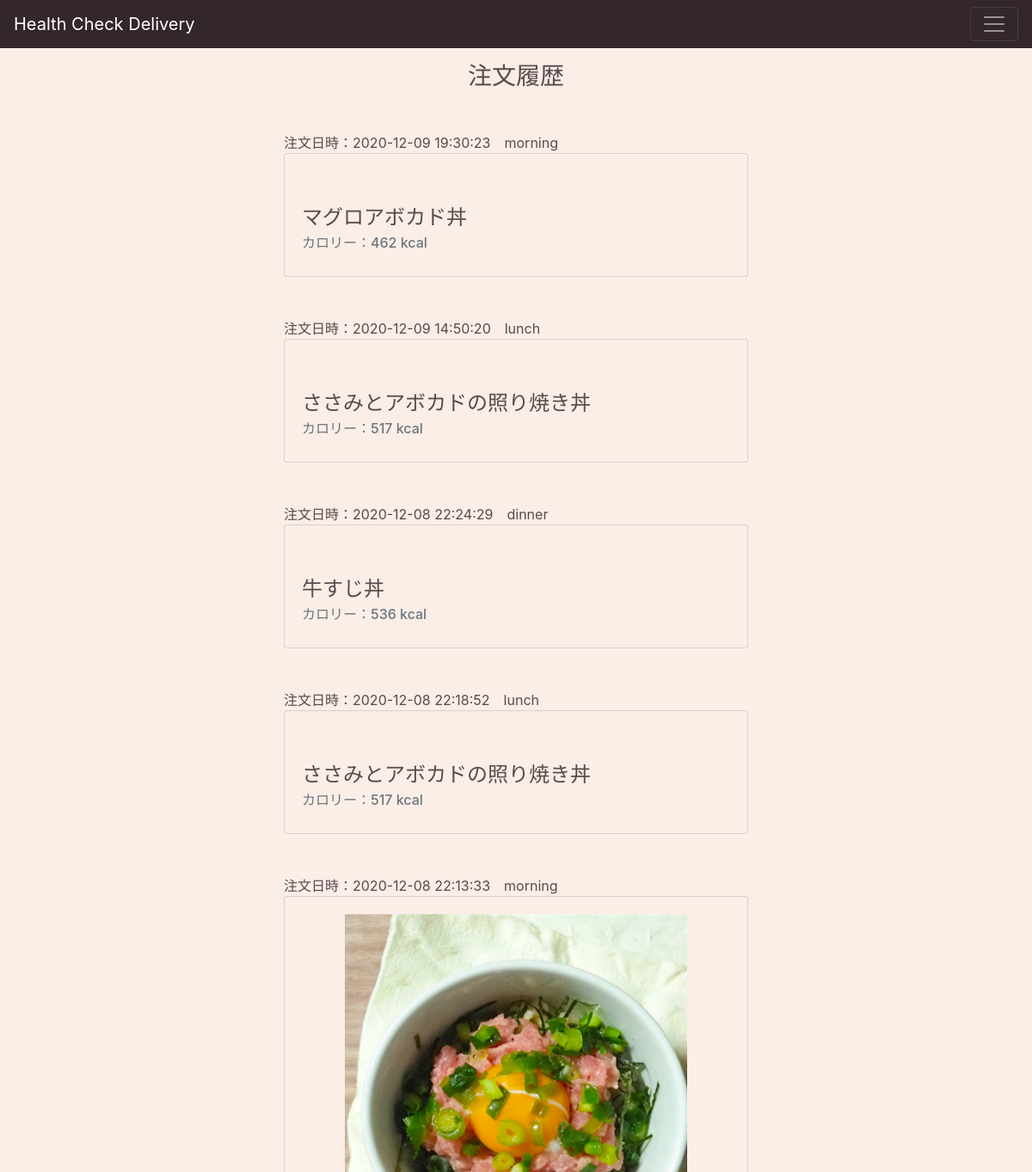
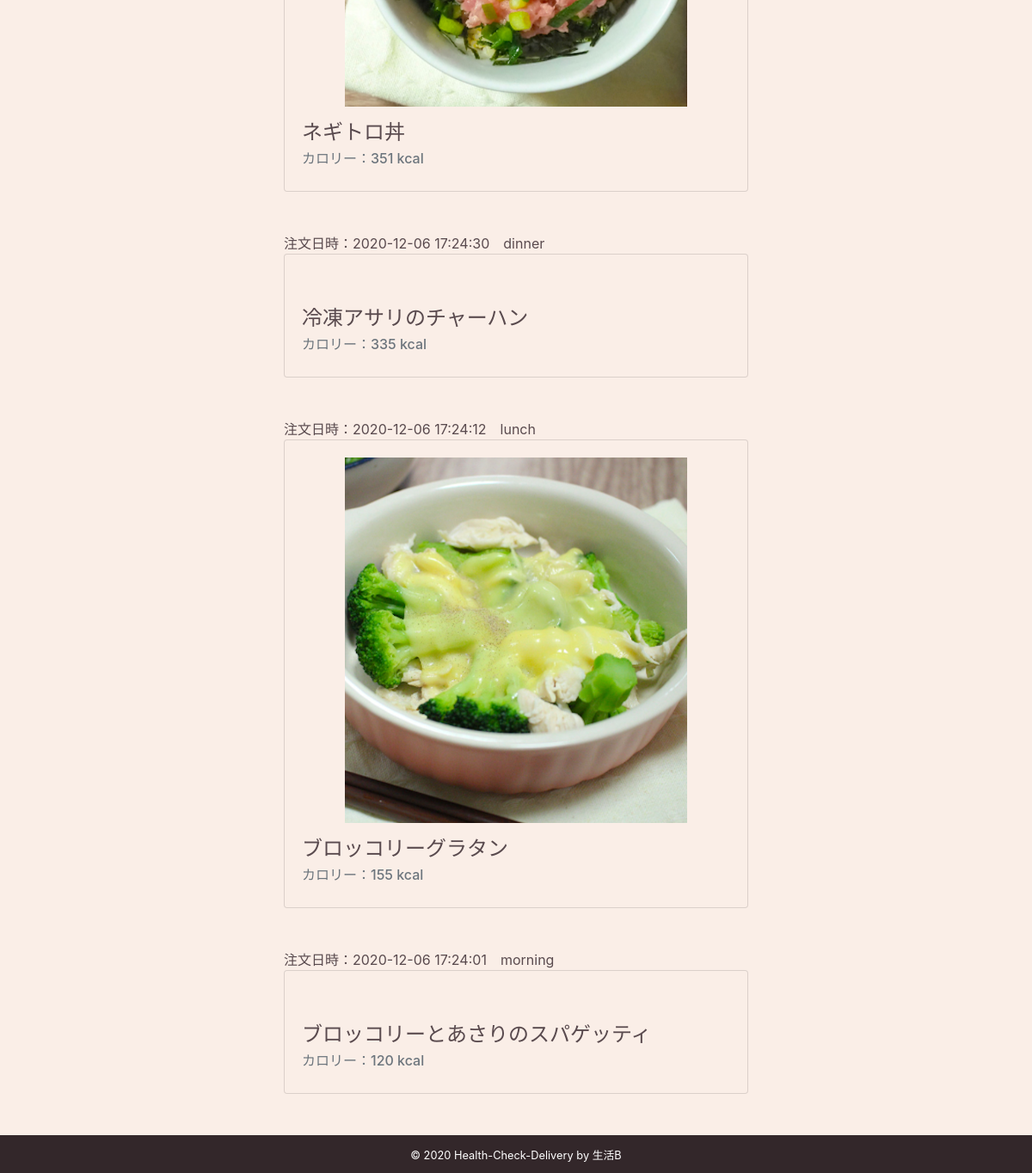
The page /鴇田/log on the database its author committed (2 pictures, top to bottom).
### tables this page shows
CREATE TABLE ordered (
  id INTEGER PRIMARY KEY AUTOINCREMENT,
  menuid INTEGER NOT NULL,
  username TEXT NOT NULL,
  menuname TEXT NOT NULL,
  img TEXT NOT NULL,
  eattime TEXT NOT NULL,
  type TEXT NOT NULL,
  calorie INTEGER NOT NULL,
  details TEXT NOT NULL,
  deliverytime TEXT,
  created TIMESTAMP NOT NULL DEFAULT CURRENT_TIMESTAMP,
  -- created DATE DEFAULT (datetime('now')),
  FOREIGN KEY (username) REFERENCES user (username)
);

### flaskr/blog.py (the view)
@bp.route('/<user_name>/log', methods=('GET', 'POST'))
def log(user_name):
    db = get_db()
    logs = db.execute(
        'SELECT *'
        ' FROM ordered o JOIN user u ON o.username = u.username'
        ' WHERE o.username = ?'
        ' ORDER BY created DESC',
        (user_name,)
    ).fetchall()
    nowtime_list = []
    for time in logs:
        ordered_time = time["created"] + datetime.timedelta(hours=9)
        ordered_time = ordered_time.strftime('%Y-%m-%d %H:%M:%S')
        nowtime_list.append(ordered_time)
    return render_template('blog/log.html', logs=logs, nowtime_list=nowtime_list, user_name=user_name)

### flaskr/auth.py (called while the page is built)
@bp.before_app_request
def load_logged_in_user():
    user_id = session.get('user_id')
    if user_id is None:
        g.user = None
    else:
        g.user = get_db().execute(
            'SELECT * FROM user WHERE id = ?', (user_id,)
        ).fetchone()

### flaskr/db.py (called while the page is built)
def get_db():
    if 'db' not in g:
        g.db = sqlite3.connect(
            current_app.config['DATABASE'],
            detect_types=sqlite3.PARSE_DECLTYPES
        )
        g.db.row_factory = sqlite3.Row
    return g.db

### flaskr/templates/blog/log.html
{% extends "layout.html" %}
{% block content %}
<h3 class="log_titile text-center log_text mt-3">注文履歴</h3>
{% for log in logs %}
<p class="log_time log_text mt-5">注文日時：{{nowtime_list[loop.index-1]}}　{{log["eattime"]}}</p>
<div id="detail_content" class="card">
  <div class="card-body">
    <div class="detail_img"><img class="img" src="{{url_for('static', filename='img/menu/' + log["img"]) }}" alt=""></div>
    <h4 class="card-title log_text mt-3">{{log["menuname"]}}</h4>
    <h6 class="card-subtitle mb-2 text-muted">カロリー：{{log["calorie"]}} kcal</h6>
  </div>
</div>
{% endfor %}
{% endblock %}

### flaskr/static/css/style.css (style rules this page uses)
#body { background-color: #faeee7; display: flex; flex-direction: column; min-height: 100vh; }
.log_titile { width: 90%; margin: 0 auto; }
.log_time { width: 90%; margin: 0 auto; }
.log_text { color: #594a4e; }
.img { width: 40%; margin: 0 auto; }
#detail_content { background-color: #faeee7; width: 90%; margin: 0 auto; }
#detail_content .detail_img { width: 80%; margin: 0 auto; }
#detail_content .detail_img .img { width: 100%; }

### rows shown on the page
ordered: nowtime_list "2020-12-09 19:30:23", eattime "morning", menuname "マグロアボカド丼", calorie "462"
ordered: nowtime_list "2020-12-09 14:50:20", eattime "lunch", menuname "ささみとアボカドの照り焼き丼", calorie "517"
ordered: nowtime_list "2020-12-08 22:24:29", eattime "dinner", menuname "牛すじ丼", calorie "536"
ordered: nowtime_list "2020-12-08 22:18:52", eattime "lunch", menuname "ささみとアボカドの照り焼き丼", calorie "517"
ordered: nowtime_list "2020-12-08 22:13:33", eattime "morning", img (picture), menuname "ネギトロ丼", calorie "351"
ordered: nowtime_list "2020-12-06 17:24:30", eattime "dinner", menuname "冷凍アサリのチャーハン", calorie "335"
ordered: nowtime_list "2020-12-06 17:24:12", eattime "lunch", img (picture), menuname "ブロッコリーグラタン", calorie "155"
ordered: nowtime_list "2020-12-06 17:24:01", eattime "morning", menuname "ブロッコリーとあさりのスパゲッティ", calorie "120"
